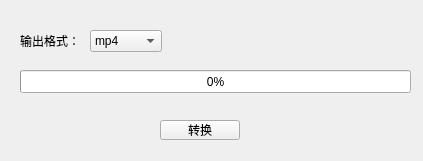
<?xml version="1.0" encoding="UTF-8"?>
<ui version="4.0">
 <class>video_form</class>
 <widget class="QWidget" name="video_form">
  <property name="geometry">
   <rect>
    <x>0</x>
    <y>0</y>
    <width>423</width>
    <height>161</height>
   </rect>
  </property>
  <property name="windowTitle">
   <string>视频格式转换</string>
  </property>
  <widget class="QPushButton" name="convert_btn">
   <property name="geometry">
    <rect>
     <x>160</x>
     <y>120</y>
     <width>80</width>
     <height>20</height>
    </rect>
   </property>
   <property name="text">
    <string>转换</string>
   </property>
  </widget>
  <widget class="QProgressBar" name="progressBar">
   <property name="geometry">
    <rect>
     <x>20</x>
     <y>70</y>
     <width>391</width>
     <height>23</height>
    </rect>
   </property>
   <property name="value">
    <number>0</number>
   </property>
  </widget>
  <widget class="QComboBox" name="comboBox">
   <property name="geometry">
    <rect>
     <x>90</x>
     <y>30</y>
     <width>72</width>
     <height>22</height>
    </rect>
   </property>
   <item>
    <property name="text">
     <string>mp4</string>
    </property>
   </item>
   <item>
    <property name="text">
     <string>avi</string>
    </property>
   </item>
   <item>
    <property name="text">
     <string>mpg</string>
    </property>
   </item>
   <item>
    <property name="text">
     <string>mkv</string>
    </property>
   </item>
   <item>
    <property name="text">
     <string>gif</string>
    </property>
   </item>
   <item>
    <property name="text">
     <string>flv</string>
    </property>
   </item>
   <item>
    <property name="text">
     <string>mov</string>
    </property>
   </item>
  </widget>
  <widget class="QLabel" name="label">
   <property name="geometry">
    <rect>
     <x>20</x>
     <y>30</y>
     <width>61</width>
     <height>21</height>
    </rect>
   </property>
   <property name="text">
    <string>输出格式：</string>
   </property>
  </widget>
 </widget>
 <resources/>
 <connections/>
</ui>
